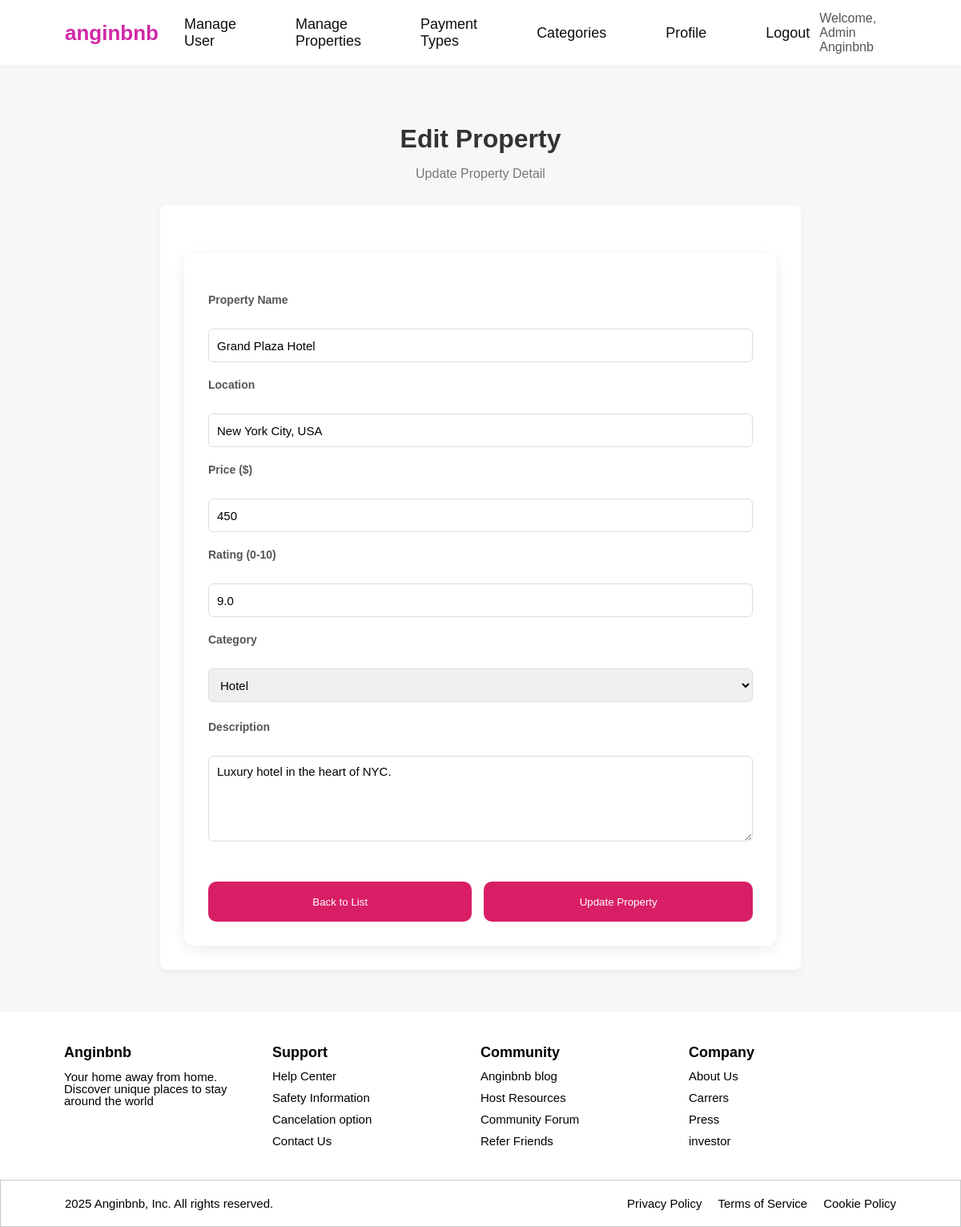
Screenshot of /admin/edit-property.php?id=1 (signed in) with the database file from the repository.
### tables this page shows
CREATE TABLE MsProperty (
    PropertyID INT(10) NOT NULL AUTO_INCREMENT,
    PropertyName VARCHAR(100) NOT NULL,
    PropertyLocation VARCHAR(100) NOT NULL,
    PropertyPrice INT(10) NOT NULL,
    PropertyDescription VARCHAR(200) NOT NULL,
    PropertyRating DECIMAL(3, 1) NOT NULL,
    CategoryID INT(10) NOT NULL,
    PRIMARY KEY (PropertyID),
    FOREIGN KEY (CategoryID) REFERENCES MsCategory(CategoryID) 
        ON UPDATE CASCADE ON DELETE CASCADE
);

CREATE TABLE MsCategory (
    CategoryID INT(10) NOT NULL AUTO_INCREMENT,
    CategoryName VARCHAR(20) NOT NULL,
    PRIMARY KEY (CategoryID)
);

### admin/edit-property.php (the view, shortened to what this page needs)
<?php
include '../config/database.php';
$id = (int)$_GET['id'];
$query = mysqli_query($connect, "SELECT * FROM MsProperty WHERE PropertyID = $id");
$data = mysqli_fetch_assoc($query);
$cat_result = mysqli_query($connect, "SELECT * FROM MsCategory");
include '../components/header.php';
include '../components/navbar.php';
?>
<main>
    <div class="container">
        <h1>Edit Property</h1>
        <p>Update Property Detail</p>
        <div class="card" style="background: white; padding: 30px; border-radius: 8px; box-shadow: 0 4px 10px rgba(0,0,0,0.05);">
            <form action="" method="POST" id="form-editproperty">
                <div class="formbox">
                    <div class="form-isi">
                        <label for="name">Property Name</label>
                        <input type="text" id="name" name="name" value="<?php echo htmlspecialchars($data['PropertyName']); ?>" required>
                    </div>
                    <div class="form-isi">
                        <label for="location">Location</label>
                        <input type="text" id="location" name="location" value="<?php echo htmlspecialchars($data['PropertyLocation']); ?>" required>
                    </div>
                    <div class="form-isi">
                        <label for="price">Price ($)</label>
                        <input type="number" id="price" name="price" min="1" value="<?php echo $data['PropertyPrice']; ?>" required>
                    </div>
                    <div class="form-isi">
                        <label for="rating">Rating (0-10)</label>
                        <input type="number" id="rating" name="rating" min="0" max="10" step="0.1" value="<?php echo $data['PropertyRating']; ?>">
                    </div>
                    <div class="form-isi">
                        <label for="category-select">Category</label>
                        <select id="category-select" name="category" required>
                            <?php while($cat = mysqli_fetch_assoc($cat_result)): ?>
                                <option value="<?php echo $cat['CategoryID']; ?>"
                                    <?php if($cat['CategoryID'] == $data['CategoryID']) echo 'selected'; ?>>
                                    <?php echo $cat['CategoryName']; ?>
                                </option>
                            <?php endwhile; ?>
                        </select>
                    </div>
                    <div class="form-desc">
                        <label for="description">Description</label>
                        <textarea id="description" name="description" rows="5" required style="width:100%; padding:10px; border:1px solid #ddd; border-radius:6px;"><?php echo htmlspecialchars($data['PropertyDescription']); ?></textarea>
                    </div>
                    <div class="button" style="margin-top: 30px; display: flex; gap: 15px;">
                        <a href="admin/manage-properties.php" style="text-decoration: none; width: 100%;">
                            <button type="button" class="update-button" style="width: 100%;">Back to List</button>
                        </a>
                        <button type="submit" class="update-button" style="width: 100%;">Update Property</button>
                    </div>
                </div>
            </form>
        </div>
    </div>
</main>
<?php include '../components/footer.php'; ?>

### assets/css/style.css (style rules this page uses)
body { font-family: Arial, sans-serif; background-color: #f7f7f7; color: #333333; min-height: 100vh; margin: 0; padding: 0; display: flex; flex-direction: column; }
a { text-decoration: none; color: inherit; }

### assets/css/home.css (style rules this page uses)
body { background-color: white; color: #333333; min-height: 100vh; display: flex; flex-direction: column; }
a { text-decoration: none; color: inherit; }
main { flex-grow: 1; width: 100%; }

### assets/css/editproperti.css (style rules this page uses)
body { font-family: Arial, sans-serif; background-color: #f7f7f7; color: #333333; min-height: 100vh; margin: 0; padding: 0; display: flex; flex-direction: column; }
a { text-decoration: none; color: inherit; }
main { flex-grow: 1; padding: 40px 0px; }
.container { max-width: 800px; margin: 0 auto; padding: 0 30px; }
h1 { font-size: 32px; font-weight: 800; margin-bottom: 5px; text-align: center; color: #333; }
main p { font-size: 16px; color: #777; margin-bottom: 30px; text-align: center; }
.formbox { background-color: rgb(255, 255, 255); padding: 30px; border-radius: 12px; box-shadow: 0 4px 15px rgba(70, 69, 69, 0.1); margin-top: 30px; }
.form-isi { display: flex; flex-direction: column; gap: 20px; }
.form-isi label, .form-desc label { font-size: 14px; font-weight: 600; color: #555; margin-bottom: 8px; padding-top: 20px; }
.form-isi input, .form-isi select { width: 100%; padding: 10px; border: 1px solid #ddd; border-radius: 6px; font-size: 15px; box-sizing: border-box; height: 42px; }
.form-desc { display: flex; flex-direction: column; gap: 20px; }
.form-desc label { font-size: 14px; font-weight: 600; color: #555; padding-top: 15px; margin-top: 8px; }
.form-desc textarea { width: 100%; padding: 12px; border: 1px solid #ddd; border-radius: 6px; font-size: 15px; box-sizing: border-box; resize: vertical; font-family: inherit; }
.button { display: flex; gap: 20px; justify-content: center; }
.update-button { background-color: rgb(216, 31, 102); color: white; height: 50px; width: 390px; border: 0px; margin-top: 20px; border-radius: 10px; }

### rows the page displays
msproperty: name "Grand Plaza Hotel", location "New York City, USA", price "450", rating "9.0", category "Hotel", description "Luxury hotel in the heart of NYC."

### other values shown
$_SESSION['user_name'] "Admin Anginbnb"
